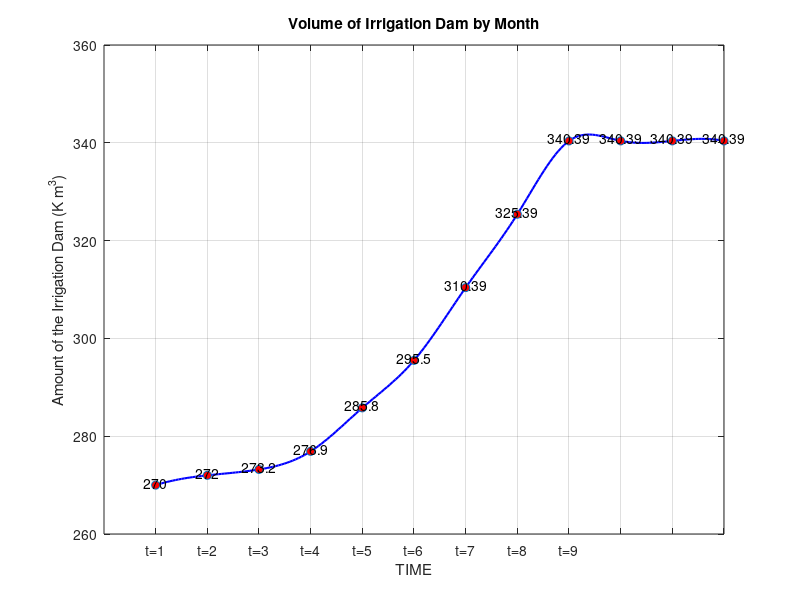
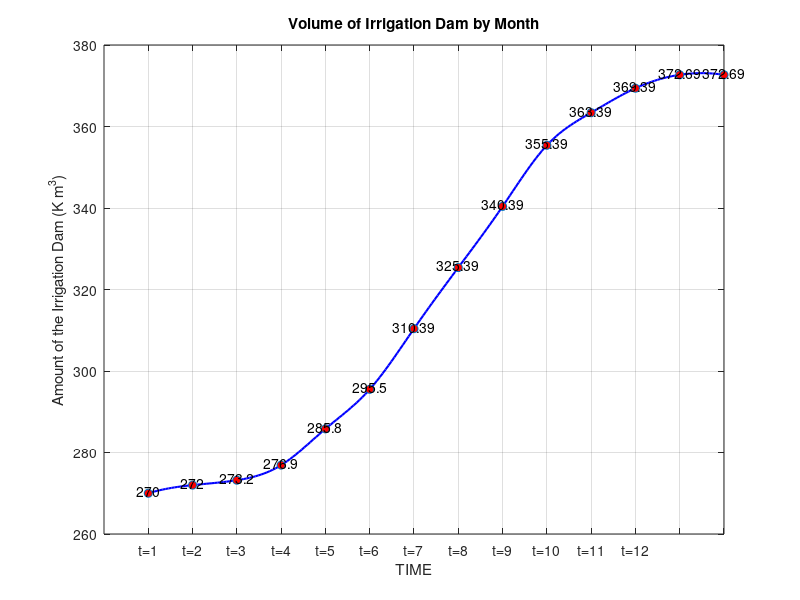
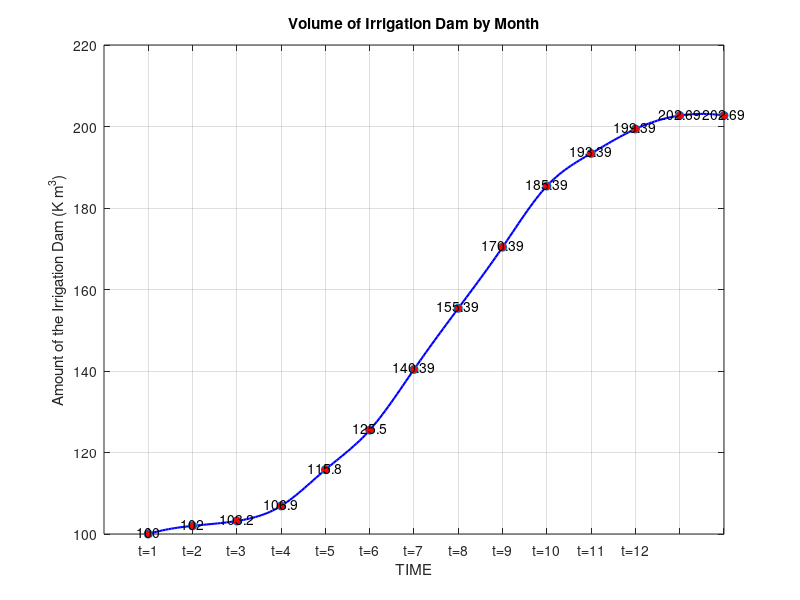
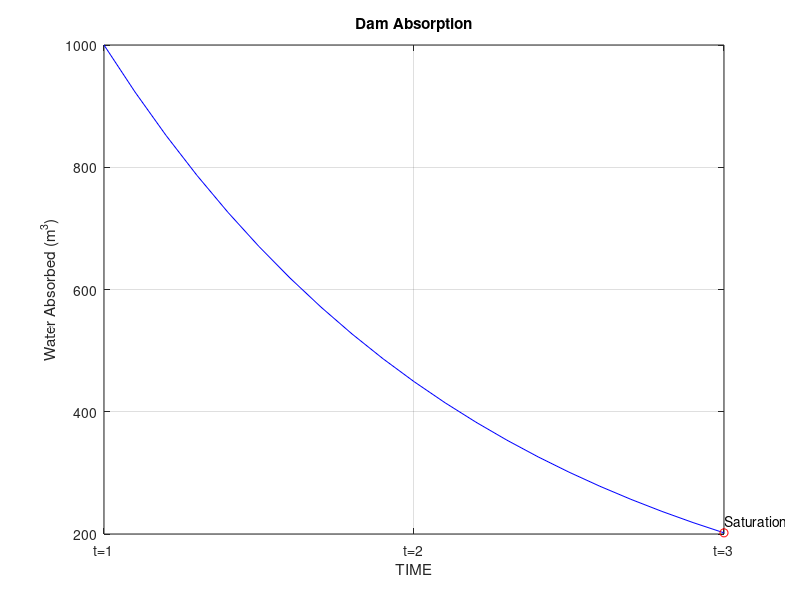

Source code (MATLAB) for these figures, in order: (Note: this script raises an error after producing the figures.)
%% Report_1.m  -  Irrigation Dam Model (Q1 - Q6)
% Kodlar Report_1.docx icindeki resimlerden aktarilmistir.
% Her bolum %% ile ayrilmistir; bolumleri tek tek calistirabilirsiniz.
clear; clc; close all;

%% Q1) Dam volume, V0 = 270 (Figure 1.1)
figure;
v0 = 270;
x = [0 2 1.2 3.7 8.9 9.7 14.89 15 15 15];
m = {'t=1','t=2','t=3','t=4','t=5','t=6','t=7','t=8','t=9'};
v = v0 + cumsum(x);
v(10:12) = v(9);
t = 1:length(v);
t_fine = linspace(t(1), t(end), 200);
v_smooth = interp1(t, v, t_fine, 'spline');
plot(t_fine, v_smooth, '-b', 'LineWidth', 1.5)
hold on
plot(t, v, 'o', 'MarkerFaceColor', 'r')
grid on
title('Volume of Irrigation Dam by Month')
xlabel('TIME')
ylabel('Amount of the Irrigation Dam (K m^3)')
xticks(t)
xticklabels(m)
xtickangle(45)
for i = 1:length(v)
    text(t(i), v(i)+0.5, num2str(v(i)), 'HorizontalAlignment', 'center')
end

%% Q2) Dam volume with July transfer (Figure 2.1)
figure;
V0 = 270;
x = [0 2 1.2 3.7 8.9 9.7 14.89 15 15 15 8 6 3.3 0];
m = {'t=1','t=2','t=3','t=4','t=5','t=6','t=7','t=8','t=9','t=10','t=11','t=12'};
v = V0 + cumsum(x);
t = 1:length(v);
t_fine = linspace(t(1), t(end), 200);
v_smooth = interp1(t, v, t_fine, 'spline');
plot(t_fine, v_smooth, '-b', 'LineWidth', 1.5)
hold on
plot(t, v, 'o', 'MarkerFaceColor', 'r')
grid on
title('Volume of Irrigation Dam by Month')
xlabel('TIME')
ylabel('Amount of the Irrigation Dam (K m^3)')
xticks(t)
xticklabels(m)
xtickangle(45)
for i = 1:length(v)
    text(t(i), v(i)+0.5, num2str(v(i)), 'HorizontalAlignment', 'center')
end

%% Q3) Annual course of dam volume, V0 = 100 (Figure 3.1)
figure;
V0 = 100;
x = [0 2 1.2 3.7 8.9 9.7 14.89 15 15 15 8 6 3.3 0];
m = {'t=1','t=2','t=3','t=4','t=5','t=6','t=7','t=8','t=9','t=10','t=11','t=12'};
v = V0 + cumsum(x);
t = 1:length(v);
t_fine = linspace(t(1), t(end), 200);
v_smooth = interp1(t, v, t_fine, 'spline');
plot(t_fine, v_smooth, '-b', 'LineWidth', 1.5)
hold on
plot(t, v, 'o', 'MarkerFaceColor', 'r')
grid on
title('Volume of Irrigation Dam by Month')
xlabel('TIME')
ylabel('Amount of the Irrigation Dam (K m^3)')   % raporda 'Ylabel' yazili, MATLAB buyuk/kucuk harfe duyarli
xticks(t)
xticklabels(m)
xtickangle(45)
for i = 1:length(v)
    text(t(i), v(i)+0.5, num2str(v(i)), 'HorizontalAlignment', 'center')
end

%% Q4) Dam absorption (Figure 4.1)
figure;
t = 0:0.1:2;
k = 0.8;
y0 = 1000;
y = y0 * exp(-k*t);
plot(t, y, 'b')
hold on
plot(2, y(end), 'ro')
text(2, y(end)+20, 'Saturation')
xlabel('TIME')
ylabel('Water Absorbed (m^3)')
title('Dam Absorption')
xticks([0 1 2])
xticklabels({'t=1','t=2','t=3'})
grid on
hold off

%% Q5) Evaporation behaviour (Figure 5.1 - evaporation)
figure;
months = {'t=1','t=2','t=3','t=4','t=5','t=6','t=7','t=8','t=9','t=10','t=11','t=12','t=13'};
maxE = 0.05;
evap = maxE * (0.6*rand(1,13));
evap(9) = maxE;
evap = smoothdata(evap, 'gaussian', 3);
plot(evap, '-o', 'LineWidth', 1.3, 'MarkerFaceColor', 'b'); grid on
xticks(1:13); xticklabels(months)
xlabel('Months'); ylabel('Evaporation (K m^3)');
title('Evaporation Behaviour of the Dam (Mediterranean Climate)');
ylim([0 maxE*1.2]);
for k = 1:13
    text(k, evap(k)+0.002, sprintf('%.3f', evap(k)), 'HorizontalAlignment', 'center');
end

%% Q6) Constant leakage (Figure 5.1 - leakage)
figure;
months = {'t=1','t=2','t=3','t=4','t=5','t=6','t=7','t=8','t=9','t=10','t=11','t=12'};
plot(0.01*ones(1,13), '-o'); grid on;
title('Constant Leakage'); xlabel('TIME'); ylabel('Leakage (K m^3)');
xticks(1:13); xticklabels(months);
text(7, 0.0105, '0.01', 'HorizontalAlignment', 'center');
